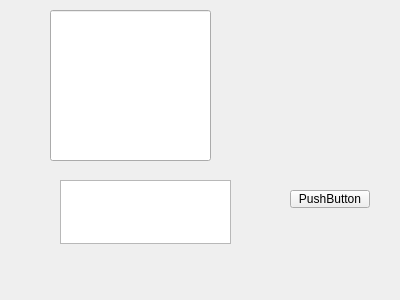
<?xml version="1.0" encoding="UTF-8"?>
<ui version="4.0">
 <class>serverwindow</class>
 <widget class="QWidget" name="serverwindow">
  <property name="geometry">
   <rect>
    <x>0</x>
    <y>0</y>
    <width>400</width>
    <height>300</height>
   </rect>
  </property>
  <property name="windowTitle">
   <string>Form</string>
  </property>
  <widget class="QLineEdit" name="chatBox">
   <property name="geometry">
    <rect>
     <x>50</x>
     <y>10</y>
     <width>161</width>
     <height>151</height>
    </rect>
   </property>
  </widget>
  <widget class="QTextEdit" name="messageInput">
   <property name="geometry">
    <rect>
     <x>60</x>
     <y>180</y>
     <width>171</width>
     <height>64</height>
    </rect>
   </property>
  </widget>
  <widget class="QPushButton" name="sendButton">
   <property name="geometry">
    <rect>
     <x>290</x>
     <y>190</y>
     <width>80</width>
     <height>18</height>
    </rect>
   </property>
   <property name="text">
    <string>PushButton</string>
   </property>
  </widget>
 </widget>
 <resources/>
 <connections/>
</ui>
